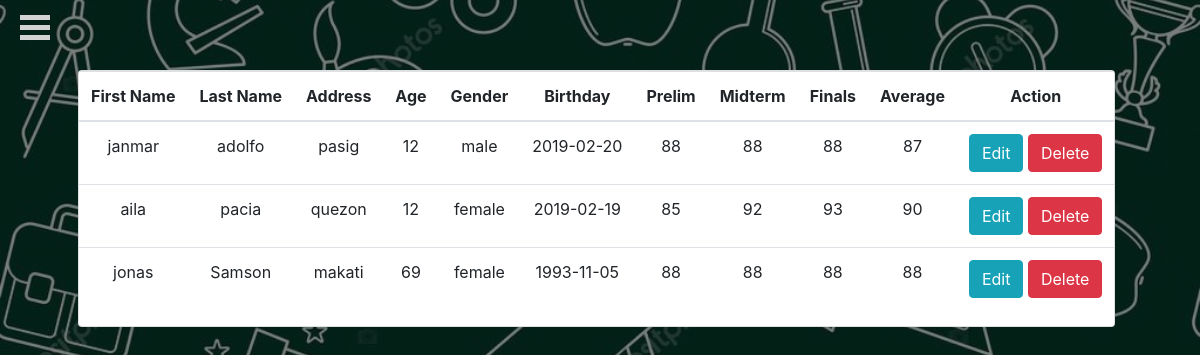
Page /dashboard.php on the committed database.
### tables this page shows
CREATE TABLE `std_table` (
  `std_id` int(11) NOT NULL,
  `fname` varchar(255) NOT NULL,
  `lname` varchar(255) NOT NULL,
  `address` varchar(255) NOT NULL,
  `age` varchar(255) NOT NULL,
  `gender` varchar(255) NOT NULL,
  `birthday` date NOT NULL,
  `prelim` varchar(255) NOT NULL,
  `midterm` varchar(255) NOT NULL,
  `finals` varchar(255) NOT NULL,
  `average` varchar(255) NOT NULL
);

### dashboard.php (the view, shortened to what this page needs)
<?php
include './includes/header.php';
?>
<body id="home">
<div id="sidebar">
  <div class="toggle-btn" onclick="toggleSidebar(this)">
    <span></span>
    <span></span>
    <span></span>
  </div>
</div>
<div class="content justify-content-center"  id="View">
  <?php
    $mysqli = new mysqli('localhost','admin','admin','student') or die(mysqli_error($mysqli));
    $result = $mysqli->query("SELECT * FROM std_table") or die($mysqli->error);
  ?>
 <div class="card ml-2">
    <table class="table">
      <thead>
        <tr>
          <th>First Name</th>
          <th>Last Name</th>
          <th >Address</th>
          <th >Age</th>
          <th >Gender</th>
          <th >Birthday</th>
          <th >Prelim</th>
          <th >Midterm</th>
          <th >Finals</th>
          <th >Average</th>
          <th>Action</th>
        </tr>
      </thead>
      <?php
       while ($row = $result->fetch_assoc()): ?>
        <tr>
          <td><?php echo $row['fname']; ?></td>
          <td><?php echo $row['lname']; ?></td>
          <td><?php echo $row['address']; ?></td>
          <td><?php echo $row['age']; ?></td>
          <td><?php echo $row['gender']; ?></td>
          <td><?php echo $row['birthday']; ?></td>
          <td><?php echo $row['prelim']; ?></td>
          <td><?php echo $row['midterm']; ?></td>
          <td><?php echo $row['finals']; ?></td>
          <td><?php echo $row['average']; ?></td>
          <td>
           <a href="dashboard.php?get=<?php echo $_SESSION['id']; ?>&id=<?php echo $row['std_id']; ?>"
                class="btn btn-info">Edit</a>
      <a onclick="return confirm('Are you sure you want to delete?');" href="?delete=1&id=<?php echo $row["std_id"];?>"><button type="button" class="btn btn-danger">Delete</button></a>
          </td>
        </tr>
        <?php endwhile; ?>
    </table>
  </div>
</div>
</body>

### includes/header.php (shortened to what this page needs)
<!DOCTYPE html>
<html>
<head>
    <link rel="stylesheet" href="assets/css/bootstrap.min.css">
     <link rel="stylesheet" href="assets/css/style.css">
     <link rel='stylesheet' href='https://use.fontawesome.com/releases/v5.6.3/css/all.css'>
</head>
</html>

### assets/css/style.css (style rules this page uses)
body { transition:all 300ms linear; }
#sidebar { position:absolute; color: #D3D3D3; top:0px; left:-200px; width:200px; height:100%; background:#D3D3D3; transition:all 300ms linear; }
#sidebar .toggle-btn { position:absolute; left:220px; top:10px; }
#sidebar .toggle-btn span { display:block; width:30px; height:5px; background:#D3D3D3; margin:5px 0px; cursor:pointer; }
.content { padding:10px; margin-top:60px; margin-left: 60px; }
#home { background: linear-gradient( rgba(0, 0, 0, 0.5), rgba(0, 0, 0, 0.5) ),url('../image/greenbg.jpg')center center no-repeat; background-size: cover; color: ; text-align: center; display: flex; background-attachment: fixed; background-position: center; background-repeat: no-repeat; background-size: cover; }

### rows in the picture
std_table: fname "janmar", lname "adolfo", address "pasig", age "12", gender "male", birthday "2019-02-20", prelim "88", midterm "88", finals "88", average "87"
std_table: fname "aila", lname "pacia", address "quezon", age "12", gender "female", birthday "2019-02-19", prelim "85", midterm "92", finals "93", average "90"
std_table: fname "jonas", lname "Samson", address "makati", age "69", gender "female", birthday "1993-11-05", prelim "88", midterm "88", finals "88", average "88"
